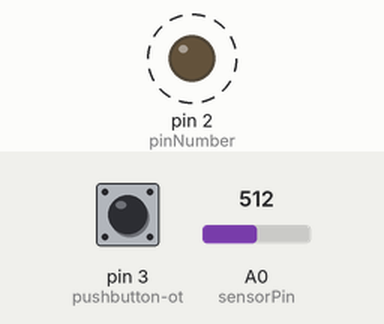
The sketch below on a simulated Arduino Uno, built with avr-gcc and run on an emulated ATmega328P. On the bench: output pins drawn as LEDs (lit = HIGH). Dashed ring = blinking. Inputs (shaded band) come from the test bench; at power-on: A0 (sensorPin) = 512, pin 3 (pushbutton-ot) LOW. What the sketch prints to the serial monitor is not drawn.

Above: at 1.3 s.
1.4 s: A0 (sensorPin) set to 163
4.5 s: A0 (sensorPin) set to 140
At 5.2 s:
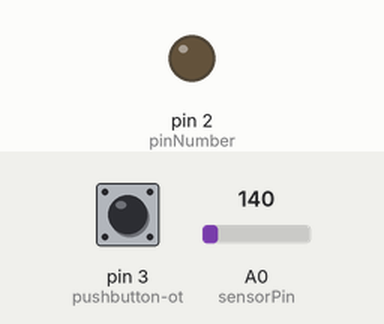
Timing chart, 0 to 7.5 s (numbered marks = the images above; inputs shaded):
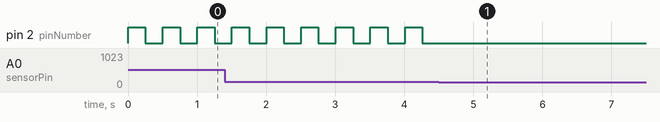

The sketch:

GreenHouse.ino
```cpp
// C++ code
//

const int sensorPin = A0; // voltazata sto ja cita temp senzorot
const float baseTemp =24.0; // granicna temp
int pinNumber = 2;
int switchState=0;

void setup()
{
  Serial.begin(9600);
  pinMode (pinNumber,OUTPUT);
// go setirame pinot 2 na kojsto e povrzana led diodata
// da bide output pin i inicijalno sijalickata da bide izgasnata
  digitalWrite (pinNumber, LOW);
  pinMode(3, INPUT); // pushbutton-ot
}
void loop()
{
  int sensorVal= analogRead(sensorPin);
  Serial.print("Sensor value: ");
  Serial.print(sensorVal);
  // go pretvorame citanjeto vo voltage
  float voltage = (sensorVal/1024.0)*5.0;
  Serial. print ("Volts: ");
  Serial.print (voltage);
  Serial.println (", C: ");
// voltazata ja pretvorame vo temp vo stepeni
  float temp = (voltage-.5) *100;
  Serial.print(temp);
// ako se nadmine granicnata temperatura
  if (temp > baseTemp){
  digitalWrite(pinNumber,HIGH); // trepka led sijalickata
   delay(250);
   digitalWrite(pinNumber, LOW);
   delay(250);
   switchState = digitalRead(3); // sostojba na pushbutton-ot
    if (switchState == HIGH)
    {
      // kje se otvori vratata/servo motorot
      temp = 19.0;
      digitalWrite(pinNumber, LOW);
    }
  }


}
```

Measured:
- the behaviour switches between 152 and 151 on A0 (sensorPin) (found by bisection; images 0 and 1)
- after the input at 4.5 s, pin 2 (pinNumber): stops changing and stays LOW
- by itself, pin 2 (pinNumber): alternates HIGH for 0.25 s and LOW for 0.25 s
